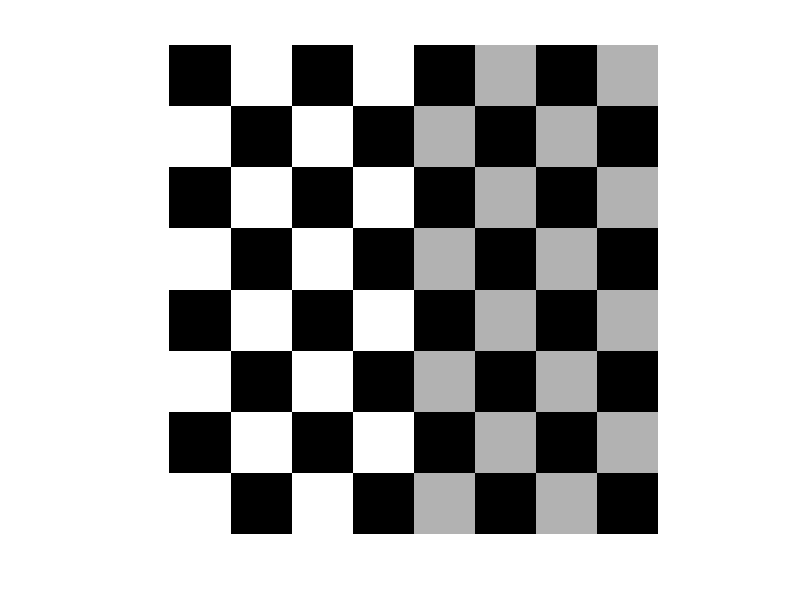
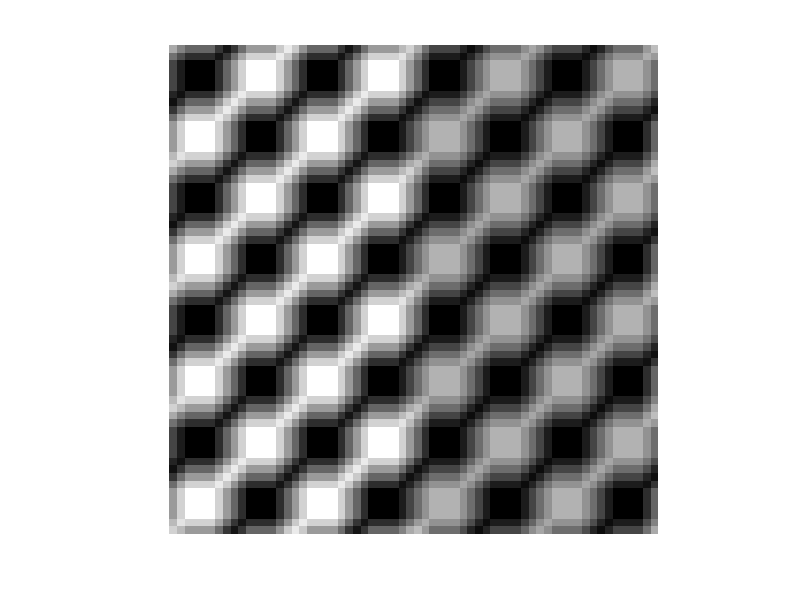
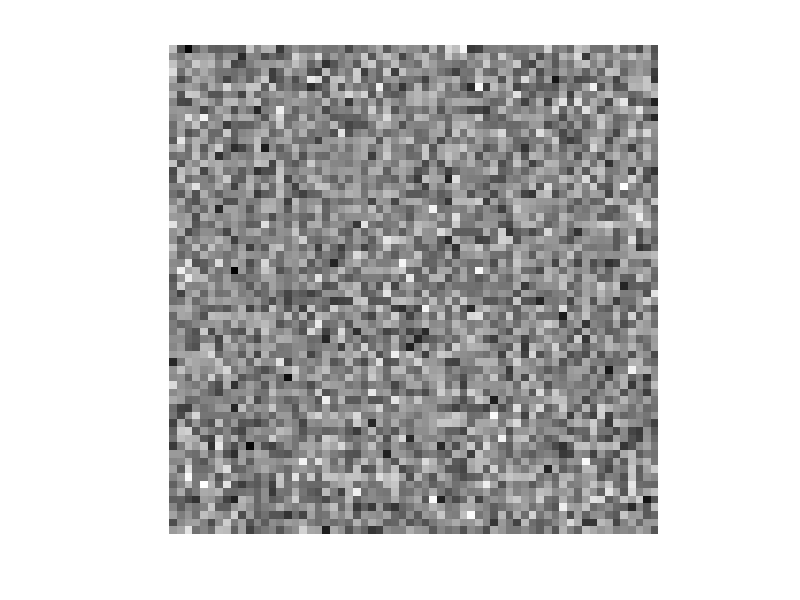
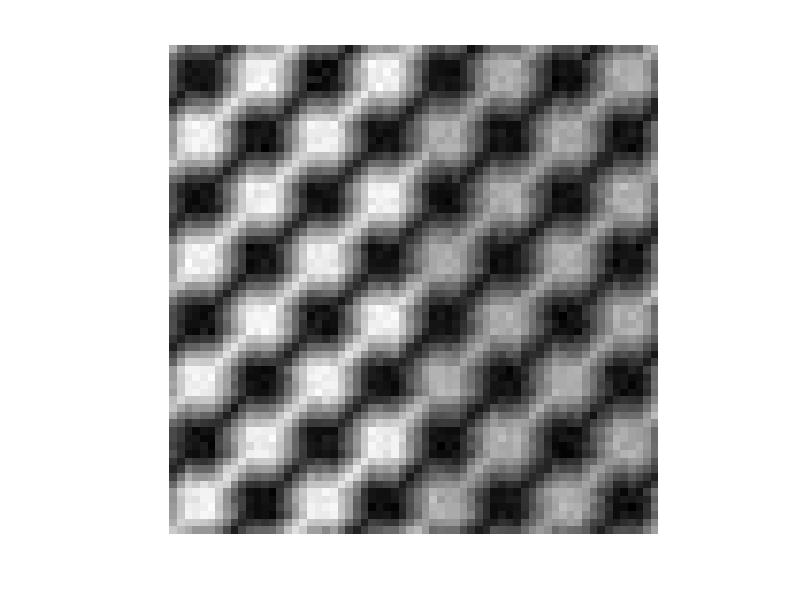

The MATLAB script that drew these images, in order: (Note: this script raises an error after producing the figures.)
% degrade function
clear all;
close all;
f = checkerboard(8);
figure, imshow(im2uint8(mat2gray(f)));

PSF = fspecial('motion', 7, 45);
gb = imfilter(f, PSF, 'circular');
figure, imshow(im2uint8(mat2gray(gb)));

noise = imnoise(zeros(size(f)), 'gaussian', 0, 0.001);
figure, imshow(im2uint8(mat2gray(noise)));

g = gb + noise;

figure, imshow(im2uint8(mat2gray(g)));

figure, imshow(pixeldup(f, 8), []);

% restoration by using direct inverse filter technique

frl = deconvwnr(g, PSF);
figure, imshow(im2uint8(mat2gray(frl)));

Sn = abs(fft2(noise)).^2;
nA = sum(Sn(:))/prod(size(noise));
Sf = abs(fft2(f)).^2;
fA = sum(Sf(:))/prod(size(f));
R = nA/fA;

fr2 = deconvwnr(g, PSF, R);
figure, imshow(im2uint8(mat2gray(fr2)));

% restoration by using autocorrelation function

NCORR = fftshift(real(ifft(Sn)));
ICORR = fftshift(real(ifft(Sf)));
fr3 = deconvwnr(g, PSF, NCORR, ICORR);
figure, imshow(im2uint8(mat2gray(fr3)));

% restoration by using constrained least squares
fr4 = deconvreg(g, PSF, 2);
figure, imshow(im2uint8(mat2gray(fr4)));

fr5 = deconvreg(g, PSF, 0.4, [1e-7, 1e7]);
figure, imshow(im2uint8(mat2gray(fr5)));

fr6 = deconvreg(g, PSF, 0.9, [1e-7, 1e7]);
figure, imshow(im2uint8(mat2gray(fr6)));
